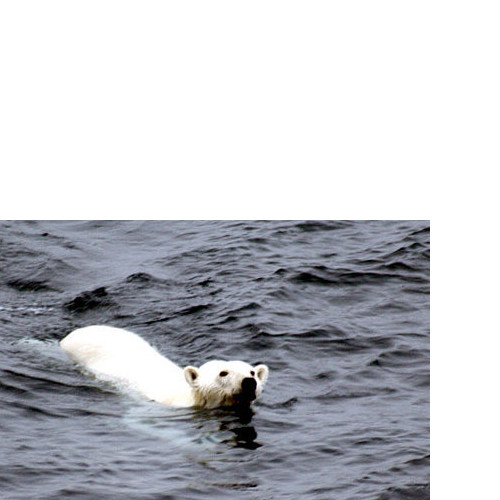
#> input picture foreground.jpg, 500 x 500 px
$ python cloning.py foreground.jpg foreground.jpg foreground.jpg   (Python 2 division)
#> lines starting #> are read from the running program, lines starting #| are printed output that depends on the picture
__author__ = 'Ted Xie'

import numpy as np
import pylab
import skimage
import skimage.io
import skimage.transform
import scipy
import sys

class GradientDomainClone:
    def __init__(self, fg, bg, matte):
        """Reads in foreground, background, and matte images as Numpy arrays, and also
        instantiates a new canvas."""
#> called with fg = 'foreground.jpg', bg = 'foreground.jpg', matte = 'foreground.jpg'
        self.foreground = skimage.img_as_float(skimage.io.imread(fg))
        self.background = skimage.img_as_float(skimage.io.imread(bg))
        self.matte = skimage.img_as_float(skimage.io.imread(matte))
        self.canvas = np.zeros((self.foreground.shape[0],
                                self.foreground.shape[1],
                                3))
        print "Foreground image: ", fg
        print "Background image: ", bg
        print "Matte image:      ", matte

    def naive_solution(self):
        """The naive solution simply pastes the foreground on top of the background."""
        return self.background + self.matte * (self.foreground - self.background)

    def gradient_domain_clone(self):
        """Smoothly blends the foreground region into the background region using gradient domain cloning."""
        # Number of unknowns = size of foreground
        n = 0
        # The foreground region. The Omega list indices are used
        # later to match pixels together
        Omega = []

        # Populate Omega, the foreground region
        for y in range(self.canvas.shape[0]):
            for x in range(self.canvas.shape[1]):
                # If (x,y) is a foreground pixel...
                if np.sum(self.matte[y][x]) != 0:
                    Omega.append((x,y))
                else:
                    # Fill in background
                    self.canvas[y][x] = self.background[y][x]
#> self.canvas: shape (500, 500, 3) float64; every value is 0
#> after the loop, Omega = 249877 items
        print "Omega populated"

        n = len(Omega)
#> n = 249877
        # A (nxn) and b (nx1) hold information to solve the Poisson equation to get the unknown vector u
        A = scipy.sparse.lil_matrix((n,n), dtype=float)
        # Create an index map that maps x and y coordinates to the appropriate unknown pixel
        index_map = np.zeros((self.canvas.shape[0],self.canvas.shape[1]))
        b = np.zeros(n)

        # Solve A*u=b for all three channels, one at a time
        for channel in range(3):
            print "Solving channel", channel
            # Iterate through all foreground pixels, applying the differential Poisson equation
            for index in range(len(Omega)):
                x = Omega[index][0]
                y = Omega[index][1]
                # All neighboring pixels
                Np = []
                # Neighboring pixels that are in the foregroud
                Np_intersect_Omega = []
                # Neighboring pixels not in the foreground
                dOmega = []
                # Left pixel
                if x-1 >= 0:
                    Np.append((x-1,y))
                    if (x-1,y) not in Omega:
                        dOmega.append((x-1,y))
                    else:
                        Np_intersect_Omega.append((x-1,y))
                # Right pixel
                if x+1 < self.canvas.shape[1]:
                    Np.append((x+1,y))
                    if (x+1,y) not in Omega:
                        dOmega.append((x+1,y))
                    else:
                        Np_intersect_Omega.append((x+1,y))
                # Upper pixel
                if y-1 >= 0:
                    Np.append((x,y-1))
                    if (x,y-1) not in Omega:
                        dOmega.append((x,y-1))
                    else:
                        Np_intersect_Omega.append((x,y-1))
                # Lower pixel
                if y+1 < self.canvas.shape[1]:
                    Np.append((x,y+1))
                    if (x,y+1) not in Omega:
                        dOmega.append((x,y+1))
                    else:
                        Np_intersect_Omega.append((x,y+1))

                # Add all neighboring pixels to the index map
                # Only need to do this once (generate A once)
                if channel == 0:
                    for i in range(index,n):
                        x_val = Omega[i][0]
                        y_val = Omega[i][1]
                        index_map[y_val][x_val] = i

                # Generate b-value. This is the right hand side of the differential Poisson equation
                b_value = 0
                for (i,j) in set(Np).intersection(set(dOmega)):
                    b_value += self.background[j][i][channel]
                for (i,j) in Np:
                    b_value += self.foreground[y][x][channel] - self.foreground[j][i][channel]
                b[index] = b_value
                # Only need to compute the A matrix once
                if channel == 0:
                    index_map[y][x] = index
                    # Diagonal entries are all 4
                    A[index,index] = 4
                    # Mark neighboring pixels in foreground as -1
                    # Mark at (i,j) and (j,i) to make A symmetric
                    for (i,j) in Np_intersect_Omega:
                        neighbor_idx = index_map[j][i]
                        A[index,neighbor_idx] = -1
                        A[neighbor_idx,index] = -1

            # Use SciPy's conjugate gradient solver to solve for the unknown channel values inside the new foreground region
            print "solving for colors"
            [u,flag] = scipy.sparse.linalg.cg(A,b)
            print "mixing colors"

            # Paint new foreground region with newly computed color values
            for idx in range(len(u)):
                x_val = Omega[idx][0]
                y_val = Omega[idx][1]

                self.canvas[y_val][x_val][channel] = u[idx]

            np.clip(self.canvas,0,1,self.canvas)
            print "Omega region painted"
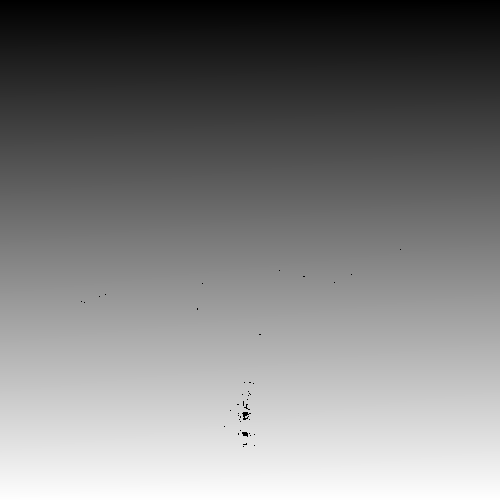
#> index_map: shape (500, 500) float64; min 0, max 249876, mean 124876.5; drawn with min black and max white

        print "Done"
        return self.canvas

if __name__ == '__main__':
    args = sys.argv
    foreground = str(args[1])
    background = str(args[2])
    matte = str(args[3])

    i = GradientDomainClone(foreground, background, matte)
#> (the run stopped early here; a loop or call above may not have finished)
